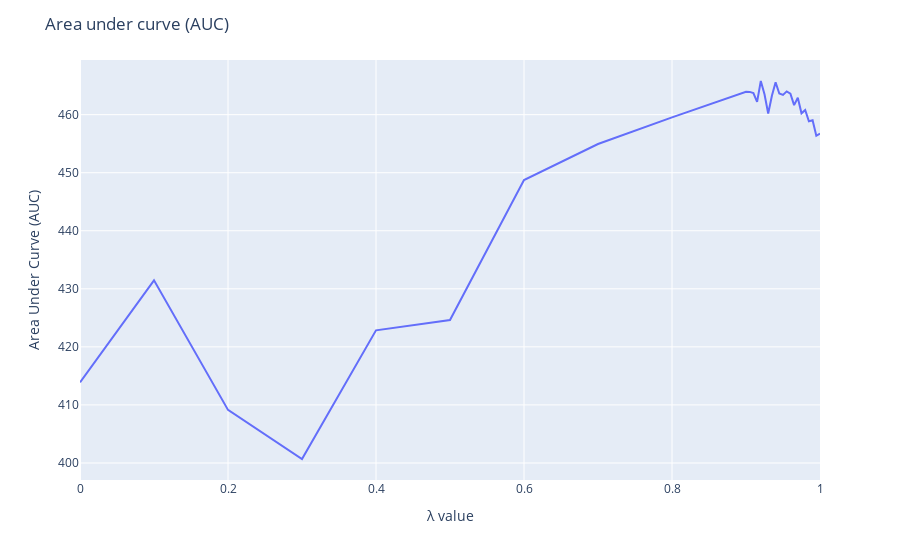

The cell this chart's notebook holds for it:
### Code cell
import matplotlib.pyplot as plt

y = return_per_timestep_for_each_lambda.mean(axis=0)
x = np.array(return_per_timestep_for_each_lambda.columns, dtype=np.float32)
fig = px.line(x=x, y=y)
fig.update_layout(title='Area under curve (AUC)', xaxis_title='λ value', yaxis_title='Area Under Curve (AUC)')
fig.show()

### Figure 1 — Plotly figure (JSON) as saved in the notebook; plotly's stock layout.template omitted (floating-point values rounded to 4 significant figures)
{"data": [{"hovertemplate": "x=%{x}<br>y=%{y}<extra></extra>", "legendgroup": "", "line": {"color": "#636efa", "dash": "solid"}, "marker": {"symbol": "circle"}, "mode": "lines", "name": "", "orientation": "v", "showlegend": false, "type": "scatter", "x": [0, 0.1, 0.2, 0.3, 0.4, 0.5, 0.6, 0.7, 0.8, 0.9, 0.905, 0.91, 0.915, 0.92, 0.925, 0.93, 0.935, 0.94, 0.945, 0.95, 0.955, 0.96, 0.965, 0.97, 0.975, 0.98, 0.985, 0.99, 0.995, 1], "xaxis": "x", "y": [413.9, 431.5, 409.1, 400.7, 422.8, 424.6, 448.7, 454.9, 459.5, 464.0, 463.9, 463.7, 462.2, 465.8, 463.5, 460.2, 463.2, 465.6, 463.6, 463.4, 464.0, 463.6, 461.6, 462.9, 460.2, 460.8, 458.9, 459.0, 456.4, 456.8], "yaxis": "y"}], "layout": {"legend": {"tracegroupgap": 0}, "margin": {"t": 60}, "title": {"text": "Area under curve (AUC)"}, "xaxis": {"anchor": "y", "domain": [0, 1], "title": {"text": "λ value"}}, "yaxis": {"anchor": "x", "domain": [0, 1], "title": {"text": "Area Under Curve (AUC)"}}}}
